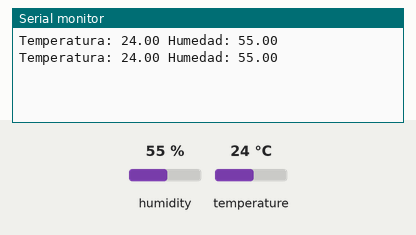
The sketch below on a simulated Arduino Uno, built with avr-gcc and run on an emulated ATmega328P. Shown: the last lines printed to the serial monitor. Inputs (shaded band) come from the test bench; at power-on: humidity 55 %, temperature 24 °C.

Above: at 2.8 s.
2.9 s: humidity set to 22 %
At 4.6 s:
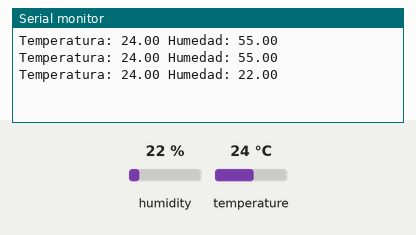
5.6 s: temperature set to 12 °C
At 7.0 s:
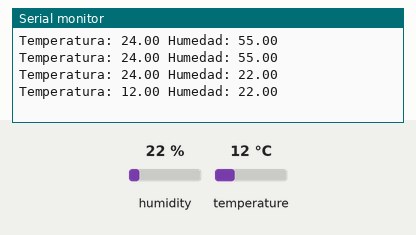
8.3 s: humidity set to 40 %
At 10.6 s:
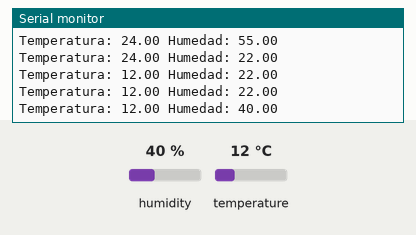
Timing chart, 0 to 12.1 s (numbered marks = the images above; inputs shaded):
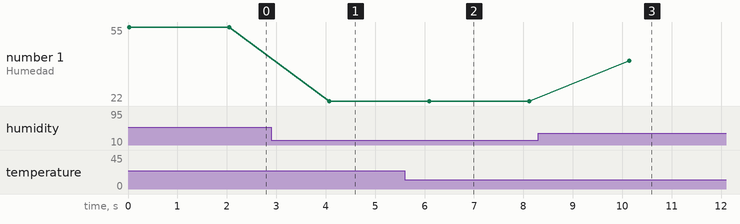

Measured:
- after the input at 2.9 s, the serial monitor: prints a new line after 1.2 s (image 1)
- after the input at 5.6 s, the serial monitor: prints a new line after 0.50 s (image 2)
- after the input at 8.3 s, the serial monitor: prints a new line after 1.8 s (image 3)
- plotted number 1: 55 → 22 after the input at 2.9 s, 22 → 40 after the input at 8.3 s

The sketch:

sketch_may9a.ino
```cpp
// Medición de temperatura y humedad con sensor DHT22 o DHT11.
// Desarrollo totalmente compatible para ambos sensores.
// Revisar diferencias.
// El fabricante indica que se debe colocar una resistencia de pull up de aproximadamente 4.7 kOhm
// "pull up" --> conectarse a tensión. "pull down" --> a masa.
// Notar que por un único pin se reciben los valores de temperatura y humedad
// Hay librerías que facilitan enormemente el uso de este sensor. Se deben instalar.
#include <DHT.h>
#include <DHT_U.h>

int SENSOR = 2;
int TEMPERATURA;
int HUMEDAD;

// Se crea un objeto del tipo dht para obtener las funciones
// asociadas al sensor. En este caso nuestro objeto se llama "dht".
DHT dht (SENSOR, DHT11);

void setup(){
  Serial.begin(9600);   // Se inicializa la comunicación serial
  dht.begin();          // Se inicializa el sensor
  // pinMode(SENSOR);
}

void loop(){
  // Se obtiene el valor de temperatura que lee el sensor.
  // Aquí se ve la importancia de las librerías.
  float TEMPERATURA = dht.readTemperature();

  // Se lee la humedad que lee el sensor
  float HUMEDAD = dht.readHumidity();

  // Se imprimen en el monitor serial las mediciones
  Serial.print("Temperatura: ");
  Serial.print(TEMPERATURA);
  Serial.print(" Humedad: ");
  Serial.println(HUMEDAD);      // Este da un salto de línea
  delay(2000);
}
```
